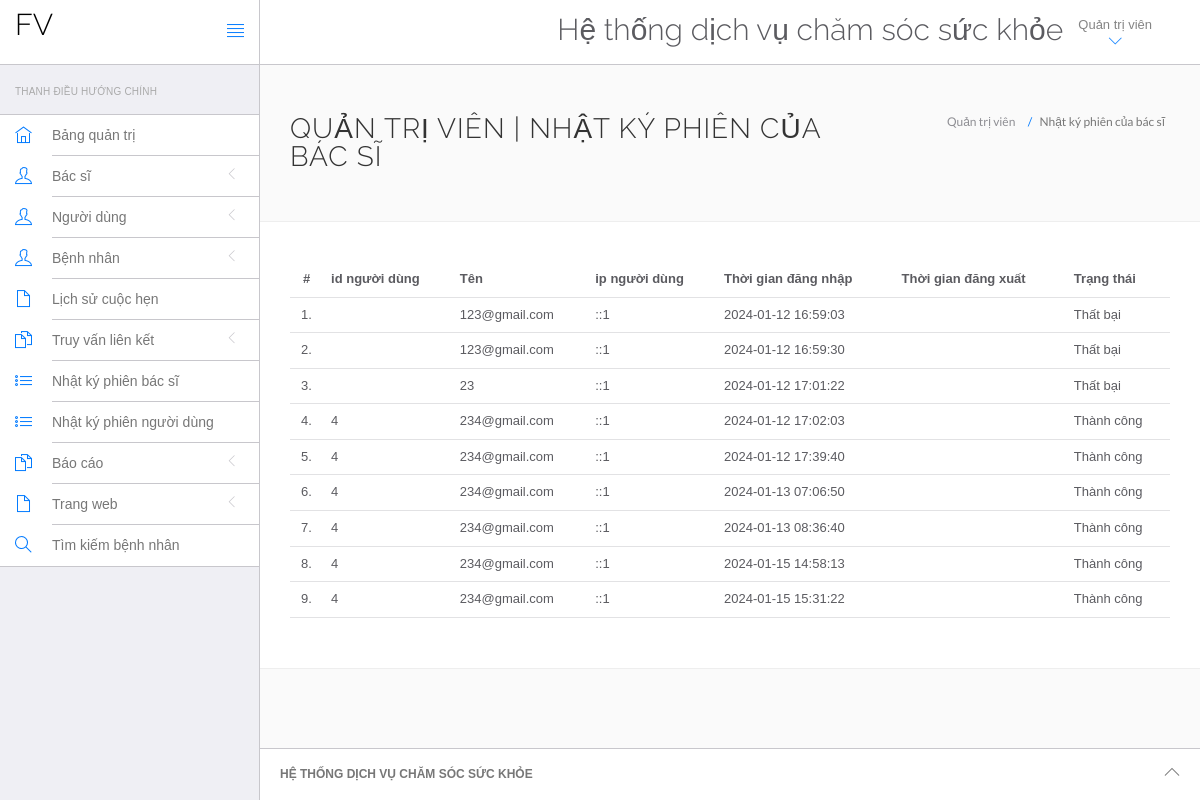
The page /HeThongQuanLyBenhVien/health_care/admin/doctor-logs.php (signed in) on the database its author committed.
### tables this page shows
CREATE TABLE `doctorslog` (
  `id` int(11) NOT NULL,
  `uid` int(11) DEFAULT NULL,
  `username` varchar(255) DEFAULT NULL,
  `userip` binary(16) DEFAULT NULL,
  `loginTime` timestamp NULL DEFAULT current_timestamp(),
  `logout` varchar(255) DEFAULT NULL,
  `status` int(11) DEFAULT NULL
);

### HeThongQuanLyBenhVien/health_care/admin/doctor-logs.php (the view, shortened to what this page needs)
<?php
include('include/connect.php');
if(strlen($_SESSION['id']==0)) {
 header('location:logout.php');
  } else{
?>
<!DOCTYPE html>
<html lang="en">
	<head>
		<link rel="stylesheet" href="vendor/bootstrap/css/bootstrap.min.css">
		<link rel="stylesheet" href="vendor/fontawesome/css/font-awesome.min.css">
		<link rel="stylesheet" href="vendor/themify-icons/themify-icons.min.css">
		<link href="vendor/animate.css/animate.min.css" rel="stylesheet" media="screen">
		<link href="vendor/perfect-scrollbar/perfect-scrollbar.min.css" rel="stylesheet" media="screen">
		<link href="vendor/switchery/switchery.min.css" rel="stylesheet" media="screen">
		<link href="vendor/bootstrap-touchspin/jquery.bootstrap-touchspin.min.css" rel="stylesheet" media="screen">
		<link href="vendor/select2/select2.min.css" rel="stylesheet" media="screen">
		<link href="vendor/bootstrap-datepicker/bootstrap-datepicker3.standalone.min.css" rel="stylesheet" media="screen">
		<link href="vendor/bootstrap-timepicker/bootstrap-timepicker.min.css" rel="stylesheet" media="screen">
		<link rel="stylesheet" href="assets/css/styles.css">
		<link rel="stylesheet" href="assets/css/plugins.css">
		<link rel="stylesheet" href="assets/css/themes/theme-1.css" id="skin_color" />
	</head>
	<body>
		<div id="app">
<?php include('include/sidebar.php');?>
			<div class="app-content">
					<?php include('include/header.php');?>
				<div class="main-content" >
					<div class="wrap-content container" id="container">
						<section id="page-title">
							<div class="row">
								<div class="col-sm-8">
									<h1 class="mainTitle">Quản trị viên  | Nhật ký phiên của bác sĩ</h1>
																	</div>
								<ol class="breadcrumb">
									<li>
										<span>Quản trị viên </span>
									</li>
									<li class="active">
										<span>Nhật ký phiên của bác sĩ</span>
									</li>
								</ol>
							</div>
						</section>
						<div class="container-fluid container-fullw bg-white">
									<div class="row">
								<div class="col-md-12">
									<table class="table table-hover" id="sample-table-1">
										<thead>
											<tr>
												<th class="center">#</th>
												<th class="hidden-xs">id người dùng</th>
												<th>Tên</th>
												<th>ip người dùng</th>
												<th> Thời gian đăng nhập</th>
												<th>Thời gian đăng xuất </th>
												<th> Trạng thái </th>
											</tr>
										</thead>
										<tbody>
<?php
$sql=mysqli_query($con,"select * from doctorslog ");
$cnt=1;
while($row=mysqli_fetch_array($sql))
{
?>
											<tr>
												<td class="center"><?php echo $cnt;?>.</td>
												<td class="hidden-xs"><?php echo $row['uid'];?></td>
												<td class="hidden-xs"><?php echo $row['username'];?></td>
												<td><?php echo $row['userip'];?></td>
												<td><?php echo $row['loginTime'];?></td>
												<td><?php echo $row['logout'];?>
												</td>
												<td>
<?php if($row['status']==1)
{
	echo "Thành công";
}
else
{
	echo "Thất bại";
}?>
</td>
											</tr>
											<?php
$cnt=$cnt+1;
											 }?>
										</tbody>
									</table>
								</div>
							</div>
								</div>
					</div>
				</div>
			</div>
	<?php include('include/footer.php');?>
		</div>
	</body>
</html>
<?php } ?>

### HeThongQuanLyBenhVien/health_care/admin/include/sidebar.php (shortened to what this page needs)
<div class="sidebar app-aside" id="sidebar">
				<div class="sidebar-container perfect-scrollbar">
<nav>
						<div class="navbar-title">
							<span>Thanh điều hướng chính</span>
						</div>
						<ul class="main-navigation-menu">
							<li>
								<a href="dashboard.php">
									<div class="item-content">
										<div class="item-media">
											<i class="ti-home"></i>
										</div>
										<div class="item-inner">
											<span class="title"> Bảng quản trị </span>
										</div>
									</div>
								</a>
							</li>
							<li>
								<a href="javascript:void(0)">
									<div class="item-content">
										<div class="item-media">
											<i class="ti-user"></i>
										</div>
										<div class="item-inner">
											<span class="title"> Bác sĩ </span><i class="icon-arrow"></i>
										</div>
									</div>
								</a>
								</li>
				<li>
								<a href="javascript:void(0)">
									<div class="item-content">
										<div class="item-media">
											<i class="ti-user"></i>
										</div>
										<div class="item-inner">
											<span class="title"> Người dùng </span><i class="icon-arrow"></i>
										</div>
									</div>
								</a>
								</li>
								<li>
								<a href="javascript:void(0)">
									<div class="item-content">
										<div class="item-media">
											<i class="ti-user"></i>
										</div>
										<div class="item-inner">
											<span class="title"> Bệnh nhân </span><i class="icon-arrow"></i>
										</div>
									</div>
								</a>
								</li>
<li>
								<a href="appointment-history.php">
									<div class="item-content">
										<div class="item-media">
											<i class="ti-file"></i>
										</div>
										<div class="item-inner">
											<span class="title"> Lịch sử cuộc hẹn </span>
										</div>
									</div>
								</a>
							</li>
				<li>
								<a href="javascript:void(0)">
									<div class="item-content">
										<div class="item-media">
											<i class="ti-files"></i>
										</div>
										<div class="item-inner">
											<span class="title"> Truy vấn liên kết </span><i class="icon-arrow"></i>
										</div>
									</div>
								</a>
								</li>
	<li>
								<a href="doctor-logs.php">
									<div class="item-content">
										<div class="item-media">
											<i class="ti-list"></i>
										</div>
										<div class="item-inner">
											<span class="title"> Nhật ký phiên bác sĩ </span>
										</div>
									</div>
								</a>
							</li>
							<li>
								<a href="user-logs.php">
									<div class="item-content">
										<div class="item-media">
											<i class="ti-list"></i>
										</div>
										<div class="item-inner">
											<span class="title"> Nhật ký phiên người dùng </span>
										</div>
									</div>
								</a>
							</li>
				<li>
								<a href="javascript:void(0)">
									<div class="item-content">
										<div class="item-media">
											<i class="ti-files"></i>
										</div>
										<div class="item-inner">
											<span class="title"> Báo cáo </span><i class="icon-arrow"></i>
										</div>
									</div>
								</a>
							</li>
				<li>
								<a href="javascript:void(0)">
									<div class="item-content">
										<div class="item-media">
											<i class="ti-file"></i>
										</div>
										<div class="item-inner">
											<span class="title"> Trang web </span><i class="icon-arrow"></i>
										</div>
									</div>
								</a>
							</li>
								<li>
								<a href="patient-search.php">
									<div class="item-content">
										<div class="item-media">
											<i class="ti-search"></i>
										</div>
										<div class="item-inner">
											<span class="title"> Tìm kiếm bệnh nhân </span>
										</div>
									</div>
								</a>
							</li>
						</ul>
					</nav>
					</div>
			</div>

### HeThongQuanLyBenhVien/health_care/admin/include/header.php (shortened to what this page needs)
<header class="navbar navbar-default navbar-static-top">
					<div class="navbar-header">
						<a class="navbar-brand" href="#">
							<h2 style="padding-top:20%; color:#000 ">FV</h2>
						</a>
						<a href="#" class="sidebar-toggler pull-right visible-md visible-lg" data-toggle-class="app-sidebar-closed" data-toggle-target="#app">
							<i class="ti-align-justify"></i>
						</a>
					</div>
					<div class="navbar-collapse collapse">
						<ul class="nav navbar-right">
								<li  style="padding-top:2% ">
								<h2>Hệ thống dịch vụ chăm sóc sức khỏe</h2>
							</li>
							<li class="dropdown current-user">
								<a href class="dropdown-toggle" data-toggle="dropdown">
									<span class="username">
			Quản trị viên
									<i class="ti-angle-down"></i></i></span>
								</a>
							</li>
						</ul>
					</div>
				</header>

### HeThongQuanLyBenhVien/health_care/admin/include/footer.php
<footer>
				<div class="footer-inner">
					<div class="pull-left">
					<span class="text-bold text-uppercase"> Hệ thống dịch vụ chăm sóc sức khỏe</span>
					</div>
					<div class="pull-right">
						<span class="go-top"><i class="ti-angle-up"></i></span>
					</div>
				</div>
			</footer>

### HeThongQuanLyBenhVien/health_care/admin/assets/css/plugins.css (style rules this page uses)
.perfect-scrollbar { overflow-y: hidden !important; }

### HeThongQuanLyBenhVien/health_care/admin/assets/css/themes/theme-1.css (style rules this page uses)
body { background: #FAFAFA; }
header .navbar-header { background: #ffffff !important; border-right-color: #c8c7cc !important; border-bottom-color: #c8c7cc !important; }
header .navbar-header .sidebar-toggler, header .navbar-header .sidebar-mobile-toggler { color: #007aff !important; }
header .navbar-header .navbar-brand { color: #777 !important; }
header .navbar-collapse { background: #ffffff !important; border-bottom-color: #c8c7cc !important; box-shadow: none !important; }
header .navbar-collapse .navbar-right > li > a { color: #777; }
header .navbar-collapse .navbar-right > li > a i { color: #007aff !important; }
#sidebar { background: #EFEFF4 !important; }
#sidebar:before { border-right-width: "1px" !important; border-right-style: solid; border-right-color: #c8c7cc !important; }
#sidebar nav { border-right-width: "1px" !important; border-right-style: solid; border-right-color: #c8c7cc !important; }
#sidebar nav .navbar-title { color: #aaaaaa; }
#sidebar nav > ul { background: #ffffff !important; border-bottom-color: #c8c7cc !important; border-top-color: #c8c7cc !important; }
#sidebar nav > ul > li > a .item-media > i { color: #007aff !important; }
#sidebar nav > ul > li > a .item-inner { color: #777 !important; border-bottom-color: #c8c7cc; }
#app > footer { background: #ffffff !important; border-top-color: #c8c7cc !important; color: #777; }

### rows shown on the page
doctorslog: username "123@gmail.com", userip "::1", loginTime "2024-01-12 16:59:03", status "Thất bại"
doctorslog: username "123@gmail.com", userip "::1", loginTime "2024-01-12 16:59:30", status "Thất bại"
doctorslog: username "23", userip "::1", loginTime "2024-01-12 17:01:22", status "Thất bại"
doctorslog: uid "4", username "234@gmail.com", userip "::1", loginTime "2024-01-12 17:02:03", status "Thành công"
doctorslog: uid "4", username "234@gmail.com", userip "::1", loginTime "2024-01-12 17:39:40", status "Thành công"
doctorslog: uid "4", username "234@gmail.com", userip "::1", loginTime "2024-01-13 07:06:50", status "Thành công"
doctorslog: uid "4", username "234@gmail.com", userip "::1", loginTime "2024-01-13 08:36:40", status "Thành công"
doctorslog: uid "4", username "234@gmail.com", userip "::1", loginTime "2024-01-15 14:58:13", status "Thành công"
doctorslog: uid "4", username "234@gmail.com", userip "::1", loginTime "2024-01-15 15:31:22", status "Thành công"
